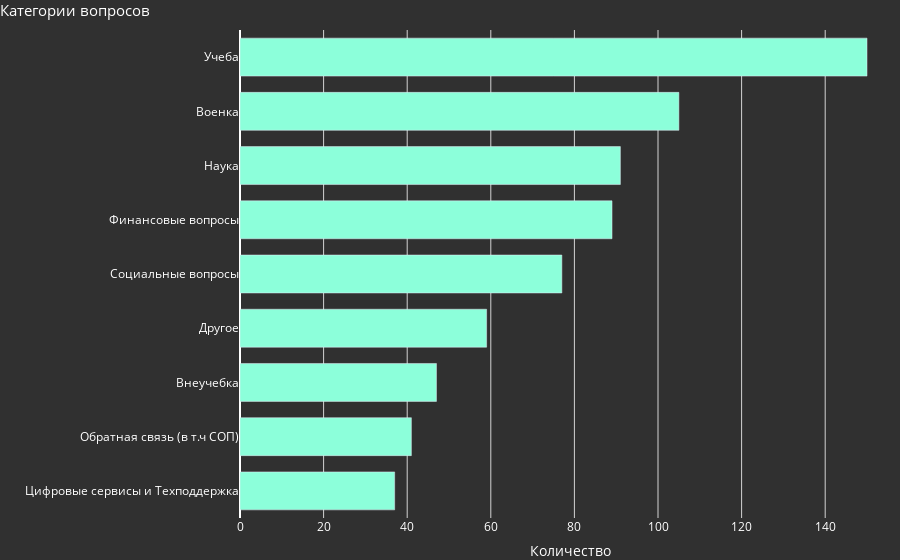

Notebook code for this chart:
### Code cell
fig_categories = create_categories_plot(category_distribution)
fig_categories.show(config={'displayModeBar': False})

### Figure 1 — Plotly figure (JSON) as saved in the notebook; plotly's stock layout.template omitted (floating-point values rounded to 4 significant figures)
{"data": [{"alignmentgroup": "True", "hovertemplate": "<b>%{label}</b><br>Количество: %{value}<extra></extra>", "hovertext": ["Цифровые сервисы и Техподдержка", "Обратная связь (в т.ч СОП)", "Внеучебка", "Другое", "Социальные вопросы", "Финансовые вопросы", "Наука", "Военка", "Учеба"], "legendgroup": "", "marker": {"color": "#8CFFDA", "pattern": {"shape": ""}}, "name": "", "offsetgroup": "", "orientation": "h", "showlegend": false, "textposition": "auto", "type": "bar", "width": 0.7, "x": [37, 41, 47, 59, 77, 89, 91, 105, 150], "xaxis": "x", "y": ["Цифровые сервисы и Техподдержка", "Обратная связь (в т.ч СОП)", "Внеучебка", "Другое", "Социальные вопросы", "Финансовые вопросы", "Наука", "Военка", "Учеба"], "yaxis": "y"}], "layout": {"barmode": "relative", "font": {"color": "white"}, "legend": {"tracegroupgap": 0}, "margin": {"b": 0, "l": 0, "r": 0, "t": 30}, "paper_bgcolor": "#303030", "plot_bgcolor": "#303030", "title": {"font": {"color": "white", "size": 15}, "text": "Категории вопросов", "x": 0, "y": 0.99}, "xaxis": {"anchor": "y", "domain": [0, 1], "gridcolor": "lightgray", "showgrid": true, "title": {"text": "Количество"}}, "yaxis": {"anchor": "x", "domain": [0, 1], "showticklabels": true, "side": "left", "title": {"text": ""}}}}
